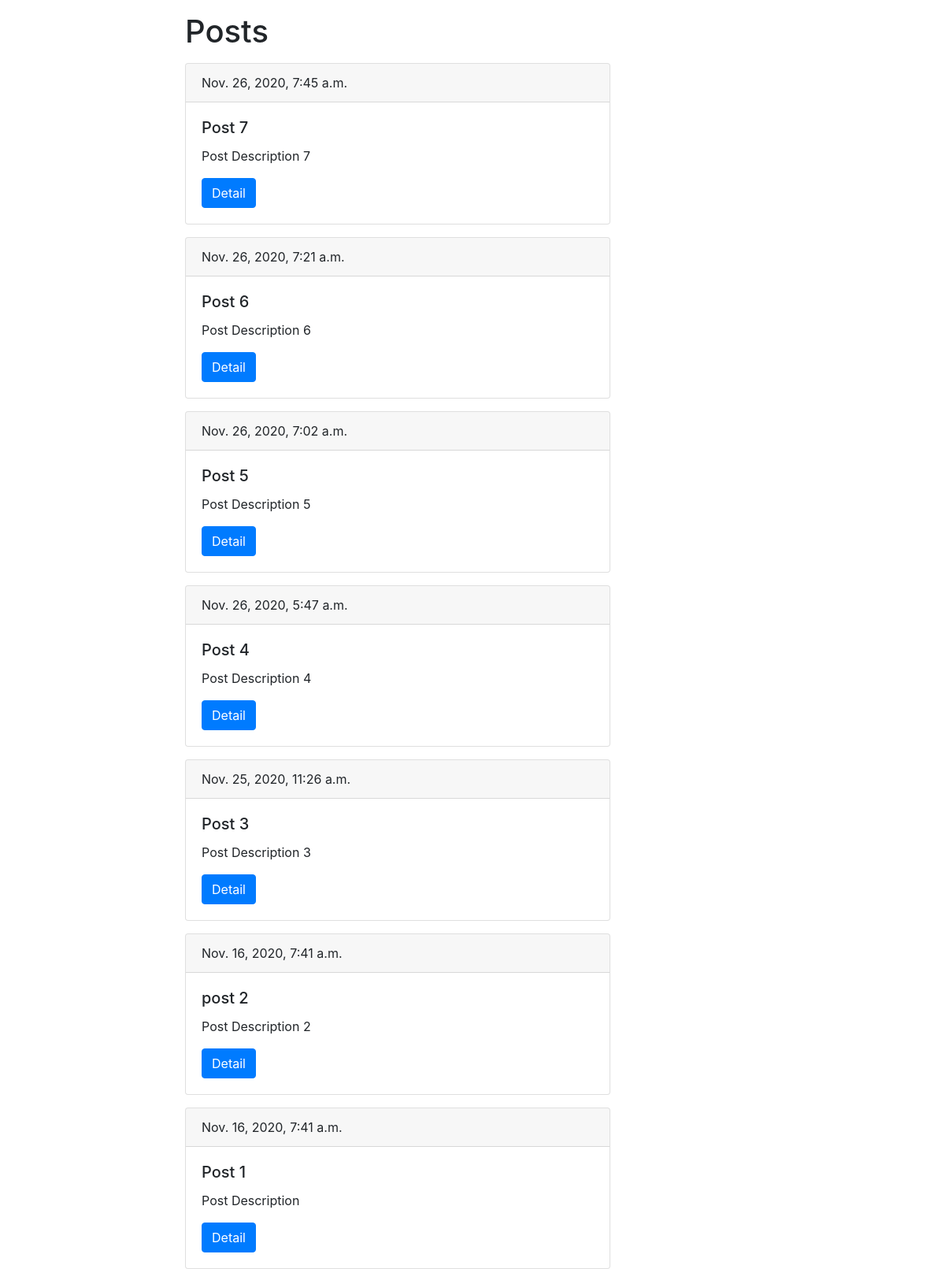
/posts/, run on the app's committed database.
### posts/models.py (models this page shows, shortened)
class Post(models.Model):
    author = models.ForeignKey(
        User,
        on_delete=models.CASCADE,
        related_name="post_set",
        null=True
    )
    title = models.CharField(max_length=150,
                            verbose_name='Название поста')
    slug = models.SlugField(max_length=150,
                            verbose_name='Слаг поста',
                            blank=True)
    body = models.TextField(blank=True,
                            verbose_name='Описание поста')
    date_pub = models.DateTimeField(auto_now_add=True,
                                    verbose_name='Время создания поста')
    favorite = models.ManyToManyField(
        User,
        related_name="favorite_set",
        blank=True,
        null=True
    )

### posts/views.py (the view)
# urls.py: path('', PostList.as_view(), name='list'),
class PostList(ListView):
    model = Post
    template_name = 'post_list.html'
    def get_queryset(self):
        return Post.objects.order_by('-date_pub')

### posts/templates/post_list.html (shortened to what this page needs)
{% extends 'base.html' %}
            {% block content %}
            <h1 class="mt-3">Posts</h1>
            {% for post in object_list %}
            <div class="card mt-3">
                <div class="card-header">
                    {{ post.date_pub }}
                </div>
                <div class="card-body">
                  <h5 class="card-title">{{ post.title }}</h5>
                  <p class="card-text">{{ post.body }}</p>
                  <a href="{% url 'posts:detail' slug=post.slug %}" class="btn btn-primary">Detail</a>
                </div>
              </div>
              {% endfor %}
            {% endblock %}

### templates/base.html (shortened to what this page needs)
<!DOCTYPE html>
<html lang="en">
<head>
    <link rel="stylesheet" href="https://stackpath.bootstrapcdn.com/bootstrap/4.5.2/css/bootstrap.min.css">
</head>
<body>
    <div class="container">
        <div class="row">
            <div class="col-6 offset-md-2">
                {%block content%}
                {% endblock %}
            </div>
        </div>
    </div>
</body>
</html>

### data on the page
Post: date_pub "Nov. 26, 2020, 7:45 a.m.", title "Post 7", body "Post Description 7"
Post: date_pub "Nov. 26, 2020, 7:21 a.m.", title "Post 6", body "Post Description 6"
Post: date_pub "Nov. 26, 2020, 7:02 a.m.", title "Post 5", body "Post Description 5"
Post: date_pub "Nov. 26, 2020, 5:47 a.m.", title "Post 4", body "Post Description 4"
Post: date_pub "Nov. 25, 2020, 11:26 a.m.", title "Post 3", body "Post Description 3"
Post: date_pub "Nov. 16, 2020, 7:41 a.m.", title "post 2", body "Post Description 2"
Post: date_pub "Nov. 16, 2020, 7:41 a.m.", title "Post 1", body "Post Description"
